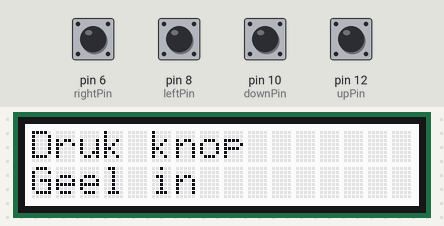
Recording of a sketch running on a simulated Arduino Uno, built with avr-gcc and run on an emulated ATmega328P. On the bench: 16×2 character LCD. The test bench sets the inputs (shaded band); at power-on: pin 12 (upPin) HIGH, pin 6 (rightPin), pin 8 (leftPin), pin 10 (downPin) LOW.

Above: at 1.2 s.
1.3 s: pin 10 (downPin) pulled HIGH for 0.15 s
At 2.3 s:
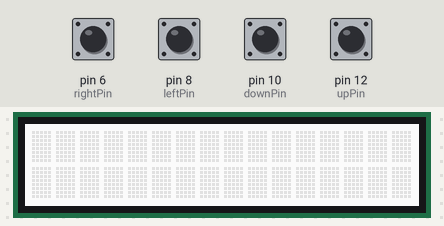
3.9 s: pin 6 (rightPin) pulled HIGH for 0.15 s
7.0 s: pin 12 (upPin) pulled LOW for 1 s
At 7.4 s:
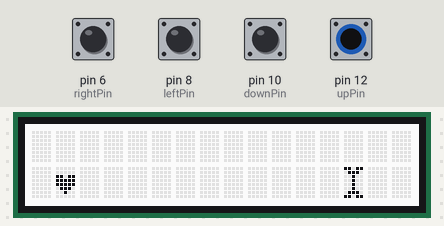
At 8.1 s:
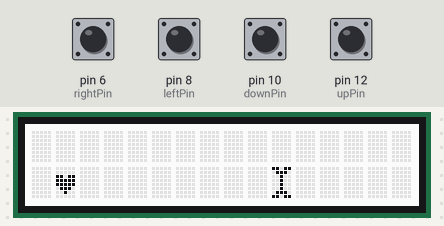
9.5 s: pin 6 (rightPin) pulled HIGH for 1 s
12.5 s: pin 8 (leftPin) pulled HIGH for 0.15 s
14.1 s: pin 12 (upPin) pulled LOW for 1 s
At 15.15 s:
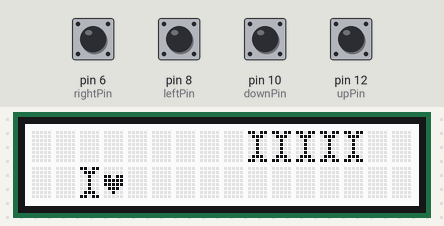
Timing chart, 0 to 17.1 s (numbered marks = the images above; inputs shaded):
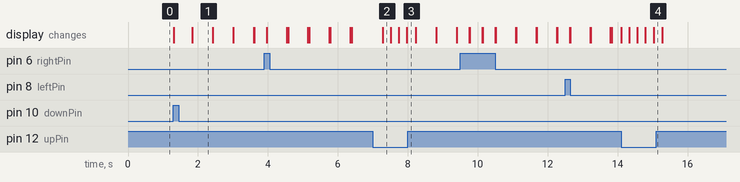

The sketch:

sketch_gameeee.ino
```cpp
#include <Wire.h>
#include "rgb_lcd.h"

rgb_lcd lcd;

int upPin = 12;
int downPin = 10;
int leftPin = 8;
int rightPin = 6;

int playerX = 0;
int playerY = 1;
int boneX = 15;
int boneY = 1;
/*
int beamX = 15;
int beamY = random(0,1);
*/
int x = -1;
int y = -1;
int delX = playerX + x;
int delY = playerY + y;

/*
bool warning = false;
bool beamShot = false;
*/

int loopSwitch = 0;
int pauze = 300;
long boneSnelheid = 200;


int gameStatus = 0;
const int BEGINSCHERM1 = 0;
const int BEGINSCHERM2 = 1;
const int SPELEN = 2;
const int GAMEOVER1 = 3;
const int GAMEOVER2 = 4;

int knopStatus = 1;
const int tUp = 1;
const int tDown = 2;
const int tLeft = 3;
const int tRight = 4;

//characters(obstacle/player)
const byte player[8] = {
  0b00000,
  0b00000,
  0b11011,
  0b11111,
  0b11111,
  0b01110,
  0b00100,
  0b00000
};

const byte bone[8] = {
  0b11011,
  0b01110,
  0b00100,
  0b00100,
  0b00100,
  0b00100,
  0b01110,
  0b11011
};

/*
const byte beamParticle[8] = {
  0b11111,
  0b11111,
  0b11111,
  0b11111,
  0b11111,
  0b11111,
  0b11111,
  0b11111
};
*/

/*
void beam(){
    for(int beamX = 15; beamX < 16; beamX--){
    if(beamX > 0 && beamY == 0){
    lcd.createChar(3, beamParticle);//maakt bot obstakel
    lcd.setCursor(beamX, beamY);//plek van obstakel
    lcd.write((byte)3);//print bot
    delay(100);
      }
    }
  }

*/

void setup() {
  pinMode(upPin, INPUT);
  digitalWrite(upPin, HIGH);
  pinMode(downPin, INPUT);
  pinMode(leftPin, INPUT);
  pinMode(rightPin, INPUT);
  lcd.begin(16, 2);
 gameStatus == BEGINSCHERM1;
}

void loop() {

  if (gameStatus == BEGINSCHERM1) {
    lcd.print(" Knop 1&2 is ^ v");
    lcd.setCursor(0,1);
    lcd.print(" Knop 3&4 is < >");
    lcd.setCursor(0,0);
    }

  if(gameStatus == BEGINSCHERM1){
    if (digitalRead(upPin)== HIGH) {
    lcd.clear();
    lcd.print("Druk knop");
    lcd.setCursor(0,1);
    lcd.print("Geel in");
    lcd.setCursor(0,0);
   gameStatus = BEGINSCHERM2;
    }
  }

  if (gameStatus == BEGINSCHERM2){
    if (digitalRead(downPin)== HIGH){
    lcd.clear();
    gameStatus = SPELEN;
    delay(500);
    }
  }

  if (gameStatus == SPELEN){
    lcd.createChar(1, player);//maakt speler
    lcd.setCursor(playerX, playerY);//plek van speler
    lcd.write((byte)1);//print speler

    lcd.createChar(2, bone);//maakt bot obstakel
    lcd.setCursor(boneX, boneY);//plek van obstakel
    lcd.write((byte)2);//print bot

    if (digitalRead(upPin)== HIGH) {
    knopStatus = tUp;
    if(knopStatus == tUp){
      lcd.createChar(1, player);//maakt speler
     lcd.setCursor(playerX, playerY);//plek van speler
     lcd.write((byte)1);//print speler
     playerY = playerY - 1;
     delay(10);
     lcd.clear();
     y = y + 1;
     lcd.setCursor(delX, delY);
     lcd.print(" ");
     delay(50);
    }
    }

  if (digitalRead(downPin) == HIGH) {
    knopStatus = tDown;
  if(knopStatus == tDown){
     lcd.createChar(1, player);//maakt speler
     lcd.setCursor(playerX, playerY);//plek van speler
     lcd.write((byte)1);//print speler
     playerY = playerY + 1;
     delay(10);
     lcd.clear();
     y = y - 1;
     lcd.setCursor(delX, delY);
     lcd.print(" ");
     delay(50);
    }
    }

  if (digitalRead(leftPin) == HIGH) {
      knopStatus = tLeft;
    if(knopStatus == tLeft){
     lcd.createChar(1, player);//maakt speler
     lcd.setCursor(playerX, playerY);//plek van speler
     lcd.write((byte)1);//print speler
     playerX = playerX - 1;
     delay(10);
     lcd.clear();
     x = x + 1;
     lcd.setCursor(delX, delY);
     lcd.print(" ");
     delay(50);
    }
    }

 if (digitalRead(rightPin) == HIGH) {
    knopStatus = tRight;
    if(knopStatus == tRight && playerX < 13){
     lcd.createChar(1, player);//maakt speler
     lcd.setCursor(playerX, playerY);//plek van speler
     lcd.write((byte)1);//print speler
     playerX = playerX + 1;
     delay(10);
     lcd.clear();
     x = x - 1;
     lcd.setCursor(delX, delY);
     lcd.print(" ");
     delay(50);
    }

  }

  //aanvallen
  if(boneX <= 15){
    boneX--;
    delay(boneSnelheid);
    lcd.setCursor(boneX + 1, boneY);
    lcd.print(" ");
    }

    if(boneX < 0){
      boneX = 15;
      }

    if(boneX == 7){
      loopSwitch = loopSwitch + 1;
      }

    if(loopSwitch == 1){
      lcd.createChar(2, bone);//maakt bot obstakel
      lcd.setCursor(boneX + 7, boneY - 1);//plek van obstakel
      lcd.write((byte)2);//print bot
      }
    if(loopSwitch > 1){
      loopSwitch = 0;
      }

  if (playerX == boneX && playerY == boneY){
        gameStatus = GAMEOVER1;
    }
  }

  if (gameStatus == GAMEOVER1){
    lcd.clear();
    playerX = 0;
    playerY = 1;
    lcd.setCursor (0,1);
    lcd.print("GAMEOVER");
    }

  if (gameStatus == GAMEOVER1){
    if( digitalRead(leftPin)== HIGH){
    lcd.clear();
    lcd.setCursor(0,0);
    lcd.print("Druk knop");
    lcd.setCursor(0,1);
    lcd.print("Rood in");
    gameStatus = GAMEOVER2;
    }
  }

  if (gameStatus == GAMEOVER2){
    if(digitalRead(rightPin)== HIGH) {
    lcd.clear();
    gameStatus = BEGINSCHERM1;
    delay(500);
    }
  }
}
```

Measured:
- after the input at 1.3 s, the display: first changes at once (image 1 shows a later state)
- after the input at 7.0 s, the display: changes after 0.29 s (image 2)
- after the input at 14.1 s, the display: first changes at once (image 4 shows a later state)
- what the display in image 1 shows lasts 0.6 s, from 1.8 s to 2.4 s
